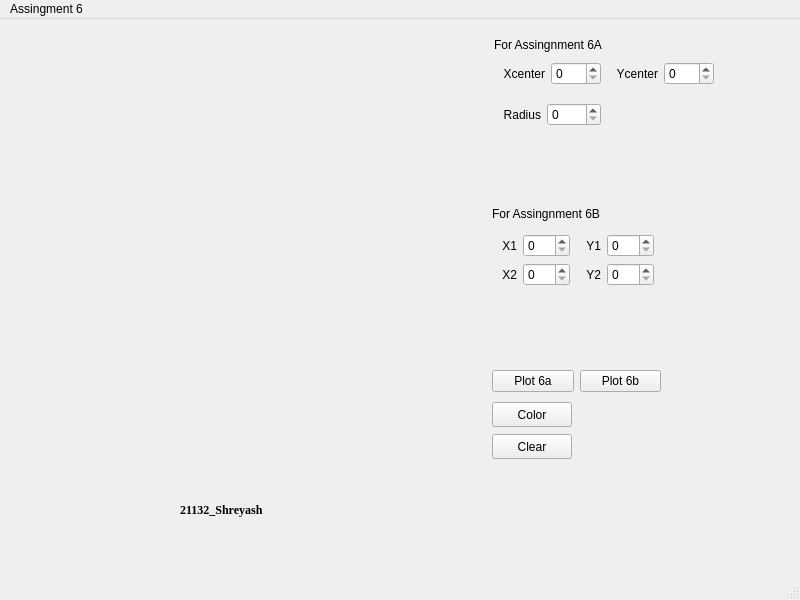
<?xml version="1.0" encoding="UTF-8"?>
<ui version="4.0">
 <class>MainWindow</class>
 <widget class="QMainWindow" name="MainWindow">
  <property name="geometry">
   <rect>
    <x>0</x>
    <y>0</y>
    <width>800</width>
    <height>600</height>
   </rect>
  </property>
  <property name="windowTitle">
   <string>MainWindow</string>
  </property>
  <widget class="QWidget" name="centralwidget">
   <widget class="QLabel" name="drawingArea">
    <property name="geometry">
     <rect>
      <x>30</x>
      <y>30</y>
      <width>451</width>
      <height>431</height>
     </rect>
    </property>
    <property name="text">
     <string/>
    </property>
   </widget>
   <widget class="QPushButton" name="btnClear">
    <property name="geometry">
     <rect>
      <x>492</x>
      <y>415</y>
      <width>80</width>
      <height>25</height>
     </rect>
    </property>
    <property name="text">
     <string>Clear</string>
    </property>
   </widget>
   <widget class="QPushButton" name="btnColor">
    <property name="geometry">
     <rect>
      <x>492</x>
      <y>383</y>
      <width>80</width>
      <height>25</height>
     </rect>
    </property>
    <property name="text">
     <string>Color</string>
    </property>
   </widget>
   <widget class="QLabel" name="label">
    <property name="geometry">
     <rect>
      <x>180</x>
      <y>460</y>
      <width>131</width>
      <height>61</height>
     </rect>
    </property>
    <property name="font">
     <font>
      <family>Times New Roman</family>
      <weight>75</weight>
      <bold>true</bold>
     </font>
    </property>
    <property name="text">
     <string>21132_Shreyash</string>
    </property>
   </widget>
   <widget class="QWidget" name="layoutWidget">
    <property name="geometry">
     <rect>
      <x>492</x>
      <y>349</y>
      <width>169</width>
      <height>27</height>
     </rect>
    </property>
    <layout class="QHBoxLayout" name="horizontalLayout_10">
     <item>
      <widget class="QPushButton" name="btnPlot6A">
       <property name="text">
        <string>Plot 6a</string>
       </property>
      </widget>
     </item>
     <item>
      <widget class="QPushButton" name="btnPlot6B">
       <property name="text">
        <string>Plot 6b</string>
       </property>
      </widget>
     </item>
    </layout>
   </widget>
   <widget class="QWidget" name="layoutWidget">
    <property name="geometry">
     <rect>
      <x>492</x>
      <y>181</y>
      <width>162</width>
      <height>86</height>
     </rect>
    </property>
    <layout class="QGridLayout" name="gridLayout">
     <item row="0" column="0" colspan="2">
      <widget class="QLabel" name="label_10">
       <property name="text">
        <string>For Assingnment 6B</string>
       </property>
      </widget>
     </item>
     <item row="1" column="0">
      <layout class="QHBoxLayout" name="horizontalLayout_4">
       <item>
        <widget class="QLabel" name="label_5">
         <property name="text">
          <string>X1</string>
         </property>
         <property name="alignment">
          <set>Qt::AlignRight|Qt::AlignTrailing|Qt::AlignVCenter</set>
         </property>
        </widget>
       </item>
       <item>
        <widget class="QSpinBox" name="spinBoxX1">
         <property name="maximum">
          <number>400</number>
         </property>
        </widget>
       </item>
      </layout>
     </item>
     <item row="1" column="1">
      <layout class="QHBoxLayout" name="horizontalLayout_5">
       <item>
        <widget class="QLabel" name="label_6">
         <property name="text">
          <string>Y1</string>
         </property>
         <property name="alignment">
          <set>Qt::AlignRight|Qt::AlignTrailing|Qt::AlignVCenter</set>
         </property>
        </widget>
       </item>
       <item>
        <widget class="QSpinBox" name="spinBoxY1">
         <property name="maximum">
          <number>400</number>
         </property>
        </widget>
       </item>
      </layout>
     </item>
     <item row="2" column="0">
      <layout class="QHBoxLayout" name="horizontalLayout_6">
       <item>
        <widget class="QLabel" name="label_7">
         <property name="text">
          <string>X2</string>
         </property>
         <property name="alignment">
          <set>Qt::AlignRight|Qt::AlignTrailing|Qt::AlignVCenter</set>
         </property>
        </widget>
       </item>
       <item>
        <widget class="QSpinBox" name="spinBoxX2">
         <property name="maximum">
          <number>400</number>
         </property>
        </widget>
       </item>
      </layout>
     </item>
     <item row="2" column="1">
      <layout class="QHBoxLayout" name="horizontalLayout_7">
       <item>
        <widget class="QLabel" name="label_8">
         <property name="text">
          <string>Y2</string>
         </property>
         <property name="alignment">
          <set>Qt::AlignRight|Qt::AlignTrailing|Qt::AlignVCenter</set>
         </property>
        </widget>
       </item>
       <item>
        <widget class="QSpinBox" name="spinBoxY2">
         <property name="maximum">
          <number>400</number>
         </property>
        </widget>
       </item>
      </layout>
     </item>
    </layout>
   </widget>
   <widget class="QWidget" name="layoutWidget">
    <property name="geometry">
     <rect>
      <x>490</x>
      <y>80</y>
      <width>111</width>
      <height>31</height>
     </rect>
    </property>
    <layout class="QHBoxLayout" name="horizontalLayout_8">
     <item>
      <widget class="QLabel" name="label_4">
       <property name="text">
        <string>Radius</string>
       </property>
       <property name="alignment">
        <set>Qt::AlignRight|Qt::AlignTrailing|Qt::AlignVCenter</set>
       </property>
      </widget>
     </item>
     <item>
      <widget class="QSpinBox" name="spinBoxRadius">
       <property name="maximum">
        <number>1000</number>
       </property>
      </widget>
     </item>
    </layout>
   </widget>
   <widget class="QWidget" name="layoutWidget">
    <property name="geometry">
     <rect>
      <x>494</x>
      <y>14</y>
      <width>220</width>
      <height>52</height>
     </rect>
    </property>
    <layout class="QGridLayout" name="gridLayout_2">
     <item row="0" column="0" colspan="2">
      <widget class="QLabel" name="label_9">
       <property name="text">
        <string>For Assingnment 6A</string>
       </property>
      </widget>
     </item>
     <item row="1" column="0">
      <layout class="QHBoxLayout" name="horizontalLayout">
       <item>
        <widget class="QLabel" name="label_2">
         <property name="text">
          <string>Xcenter</string>
         </property>
         <property name="alignment">
          <set>Qt::AlignRight|Qt::AlignTrailing|Qt::AlignVCenter</set>
         </property>
        </widget>
       </item>
       <item>
        <widget class="QSpinBox" name="spinBoxXc">
         <property name="maximum">
          <number>400</number>
         </property>
        </widget>
       </item>
      </layout>
     </item>
     <item row="1" column="1">
      <layout class="QHBoxLayout" name="horizontalLayout_2">
       <item>
        <widget class="QLabel" name="label_3">
         <property name="text">
          <string>Ycenter</string>
         </property>
         <property name="alignment">
          <set>Qt::AlignRight|Qt::AlignTrailing|Qt::AlignVCenter</set>
         </property>
        </widget>
       </item>
       <item>
        <widget class="QSpinBox" name="spinBoxYc">
         <property name="maximum">
          <number>400</number>
         </property>
        </widget>
       </item>
      </layout>
     </item>
    </layout>
   </widget>
  </widget>
  <widget class="QMenuBar" name="menubar">
   <property name="geometry">
    <rect>
     <x>0</x>
     <y>0</y>
     <width>800</width>
     <height>25</height>
    </rect>
   </property>
   <widget class="QMenu" name="menuAssingment_6">
    <property name="title">
     <string>Assingment 6</string>
    </property>
   </widget>
   <addaction name="menuAssingment_6"/>
  </widget>
  <widget class="QStatusBar" name="statusbar"/>
 </widget>
 <resources/>
 <connections/>
</ui>
